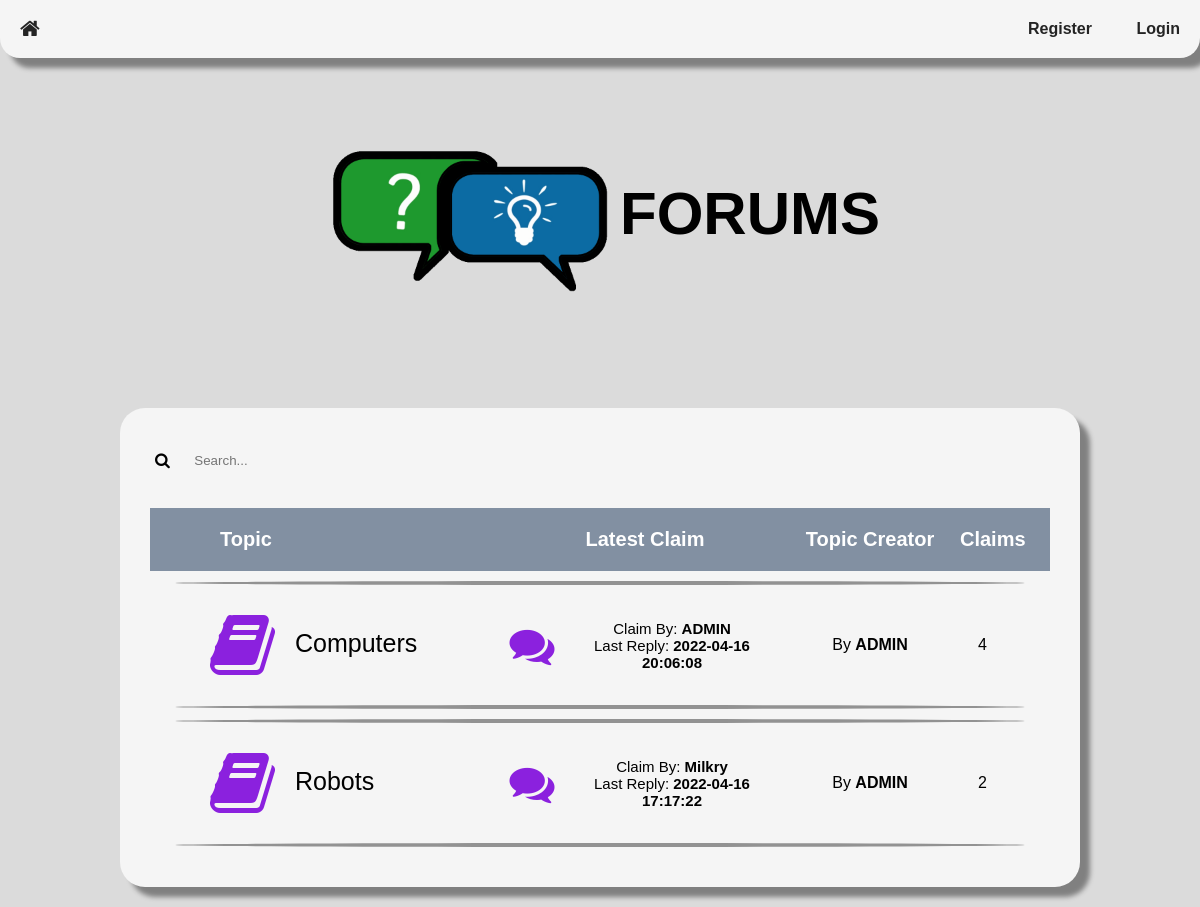
The page / on the database its author committed.
### tables this page shows
CREATE TABLE topic (
    topicID INTEGER NOT NULL PRIMARY KEY AUTOINCREMENT,
    topicName TEXT NOT NULL,
    postingUser INTEGER REFERENCES user(userID) ON DELETE SET NULL ON UPDATE CASCADE,
    creationTime INTEGER NOT NULL,
    updateTime INTEGER NOT NULL
);

CREATE TABLE user (
    userID INTEGER NOT NULL PRIMARY KEY AUTOINCREMENT,
    userName TEXT NOT NULL,
    passwordHash BLOB NOT NULL,
    isAdmin BOOLEAN NOT NULL,
    creationTime INTEGER NOT NULL,
    lastVisit INTEGER NOT NULL
);

### server.py (the view)
@app.route('/')
def homepage():
    topics = getAllTopics()
    return render_template("Homepage.html", user=getUserStatus(), topics=topics)

### server.py (called while the page is built)
def getUserStatus():
    if isUserLoggedIn():
        id = getUserIDFromSession()
        username = getUsername(id)
        loggedIn = True
        admin = isAdmin(getUserIDFromSession())
    else:
        id = 0
        username = "NULL"
        loggedIn = False
        admin = False
    class Status:
        Id = id
        Username = username
        LoggedIn = loggedIn
        Admin = admin
    return Status

def isUserLoggedIn():
    if session.get("userID"):
        return True
    return False

def getUsername(id):
    db = sqlite3.connect(PATH)
    cursor = db.cursor()
    user = cursor.execute(
        "select userName from user where userID=?", (id,))
    username = "[user-deleted]"  # if no user is found
    for row in user:
        username = row[0]
    return username

def getTotalClaimsInTopic(topicId):
    db = sqlite3.connect(PATH)
    cursor = db.cursor()
    claim = cursor.execute(
        "select count(*) from claim where topic=?", (topicId,))
    for row in claim:
        return row[0]

def getLatestClaimInTopic(topicId):
    db = sqlite3.connect(PATH)
    cursor = db.cursor()
    latestClaim = cursor.execute(
        "select claimID, postingUser, updateTime from claim where topic=? order by updateTime desc limit 1", (topicId,))
    class LatestClaim:
        HasClaim = False
    for row in latestClaim:
        class LatestClaim:
            HasClaim = True
            Id = row[0]
            Username = getUsername(row[1])
            UpdatedAt = convertJulianTime(row[2], "FULL")
    return LatestClaim

def getAllTopics():
    db = sqlite3.connect(PATH)
    cursor = db.cursor()
    topics = cursor.execute(
        "select topicID, topicName, postingUser from topic order by updateTime desc")
    topicList = []
    for row in topics:
        topicId = row[0]
        topicName = row[1]
        poster = row[2]
        class Topic:
            Id = topicId
            Name = topicName
            Creator = getUsername(poster)
            Claims = getTotalClaimsInTopic(Id)
            Claim = getLatestClaimInTopic(Id)
        topicList.append(Topic)
    db.close()
    return topicList

### templates/homepage.html (shortened to what this page needs)
<!DOCTYPE html>
<html>
<head>
    <link rel="stylesheet" type="text/css" href="{{ url_for('static', filename='CSS/global.css') }}">
    <link rel="stylesheet" type="text/css"
        href="https://stackpath.bootstrapcdn.com/font-awesome/4.7.0/css/font-awesome.min.css">
</head>
<body
    onload="load(`{{ url_for('static', filename='Templates/RegisterForm.html') }}`, `{{ url_for('static', filename='Templates/LoginForm.html') }}`, `{{ url_for('static', filename='Templates/MessageBoxes.html') }}`)">
    <div class="navigationContainer">
        <button id="homeBtn" style="float: left;" onclick="location.href='/'" class="navigationBtn"><i
                class="fa fa-home fa-lg" aria-hidden="true"></i></button>
        {% if user.LoggedIn == True %}
        <button id="logoutBtn" style="display: inline-block;" onclick="location.href='/signout'"
            class="navigationBtn"><i class="fa fa-sign-out fa-lg" aria-hidden="true"></i></button>
        {% else %}
        <button id="registerBtn" style="display: inline-block;" onclick="overlayOn('overlayRegister')"
            class="navigationBtn"><b>Register</b></button>
        <button id="loginBtn" style="display: inline-block;" onclick="overlayOn('overlayLogin')"
            class="navigationBtn"><b>Login</b></button>
        {% endif %}
    </div>
    <div class="logoContainer">
        <h1 style="vertical-align: middle;" class="logoTitle"><img style="vertical-align: middle;" width="300px"
                height="300px" src="{{ url_for('static', filename='Resources/Images/logo.png') }}" />FORUMS</h1>
    </div>
    <div class="forumsContainer">
        <div class="flex-container-space-between">
            <div>
                <label class="searchLabel"><i class="fa fa-search" aria-hidden="true"></i></label>
                <input class="searchField" type="search" placeholder="Search..." id="search" />
            </div>
        </div>
        <div class="topicContainerTitle grid-container-topics">
            <span style="color: white; margin-left: 70px;"><b>Topic</b></span>
            <span style="color: white;" class="grid-content-center"><b>Latest Claim</b></span>
            <span style="color: white;" class="grid-content-center"><b>Topic Creator</b></span>
            <span style="color: white;" class="grid-content-center"><b>Claims</b></span>
        </div>
        {% for topic in topics %}
        <div>
            <hr>
            <div class="grid-container-topics">
                <div onclick="location.href='/{{ topic.Id }}'" style="margin-left: 20px;"
                    class="topicContainer grid-content-middle">
                    <span class="topic"><i class="fa fa-book fa-4x topicIcon" aria-hidden="true"></i>{{ topic.Name
                        }}</span>
                </div>
                <div style="font-size: 15px;" class="topic grid-content-center">
                    {% if topic.Claim.HasClaim == True %}
                    <div onclick="location.href='/{{ topic.Id }}/{{ topic.Claim.Id }}'"
                        style="display: grid; grid-template-columns: 20% 80%; justify-items: center; align-items: center; text-align: center;"
                        class="topicContainer">
                        <i style="margin-right: 10px; color: var(--primary);" class="fa fa-comments fa-3x"
                            aria-hidden="true"></i>
                        <div>
                            <span>Claim By: <b>{{ topic.Claim.Username }}</b></span>
                            <br>
                            <span>Last Reply: <b>{{ topic.Claim.UpdatedAt }}</b></span>
                        </div>
                    </div>
                    {% else %}
                    <span>No Claims</span>
                    {% endif %}
                </div>
                <div class="grid-content-center">
                    <span>By <b>{{ topic.Creator }}</b></span>
                </div>
                <div class="grid-content-center">
                    <span>{{ topic.Claims }}</span>
                </div>
            </div>
            <hr>
        </div>
        {% endfor %}
    </div>
</body>
</html>

### static/CSS/global.css (style rules this page uses)
:root { --primary: #8B21DE; --secondary: #5db31c; --third: #8290a2; --background: rgb(219, 219, 219); --background2: whitesmoke; --text: black; --text2: white; --icon: black; --icon2: white; --form: whitesmoke; --highlight: rgb(223, 223, 223); --border: rgb(180, 180, 180); --link: dodgerblue; --containerShadow: gray; --admin:rgb(202, 0, 0); --remove: red; --replyTypeClarification: gold; --replyTypeSupportingArgument: #89AC76; --replyTypeCounterargument: #4D5645; --replyTypeEvidence: #E6D690; --replyTypeSupport: #57A639; --replyTypeRebuttal: #D36E70; }
body { font-family: Helvetica, sans-serif; background-color: var(--background); margin: 0; padding: 0; }
h1, h2, h3, h4, h5, h6, p, span, small { color: var(--text); }
hr { border: 2px solid #929292; border-radius: 50%; margin: 10px 25px 10px 25px; }
.forumsContainer { background-color: var(--background2); border-radius: 25px; box-shadow: 10px 10px 5px var(--containerShadow); padding: 30px; margin-top: 40px; margin-left: 10%; margin-right: 10%; margin-bottom: 20px; }
.searchField { background-color: var(--form); vertical-align: middle; border: none; width: auto; margin: 5px; padding: 10px; }
.searchLabel { color: var(--icon); vertical-align: middle; margin: 5px; }
.navigationContainer { background-color: var(--background2); box-shadow: 10px 10px 5px var(--containerShadow); text-align: right; display: block; border-bottom-left-radius: 20px; border-bottom-right-radius: 20px; }
.navigationBtn { color: var(--text); background-color: transparent; border: none; cursor: pointer; padding: 20px; font-size: 16px; opacity: 0.85; }
.topicContainerTitle { background-color: var(--third); padding-top: 20px; padding-bottom: 20px; margin-top: 25px; margin-bottom: 5px; font-size: 20px; }
.flex-container-space-between { display: flex; justify-content: space-between; align-items: center; }
.grid-container-topics { display: grid; grid-template-columns: 40% 30% 20% 5% 5%; }
.grid-content-center { display: grid; justify-items: center; align-items: center; }
.grid-content-middle { display: grid; align-items: center; }

### templates/homepage.html (style rules this page uses)
.topicContainer { cursor: pointer; padding-top: 10px; padding-bottom: 10px; margin: 5px 0 5px 0; }
.topicIcon { color: var(--primary); vertical-align: middle; margin-left: 40px; margin-right: 20px; font-size: 70px; }
.topic { color: var(--text); font-size: 25px; vertical-align: middle; }
.logoContainer { margin-top: 10px; margin-bottom: 10px; }
.logoTitle { margin: auto; text-align: center; font-size: 60px; }

### rows shown on the page
topic: Name "Computers"
user: Claim.Username "ADMIN", Creator "ADMIN" "ADMIN"
topic: Name "Robots"
user: Claim.Username "Milkry"

### other values the page prints
{{ topic.Claim.UpdatedAt }} "2022-04-16 20:06:08" "2022-04-16 17:17:22"
{{ topic.Claims }} "4" "2"
